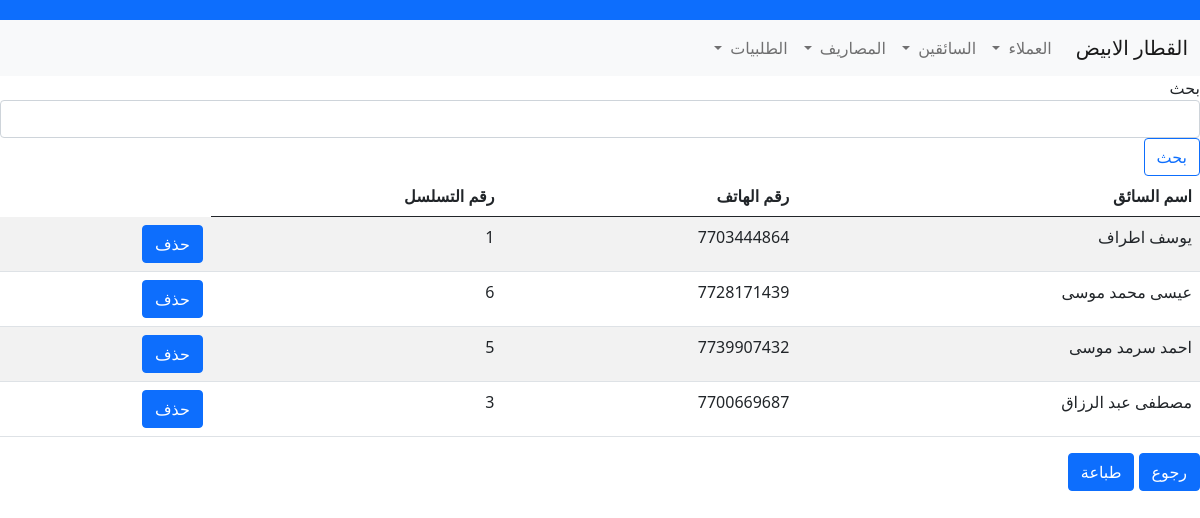
The app's page /driver with its own data.
### models.py (models this page shows, shortened)
class Driver(db.Model):
    __tablename__ = "Driver"
    id = Column(Integer, primary_key=True)
    name = Column(String)
    phone = Column(Integer)
    card_no = Column(Integer)
    order = db.relationship('Orders', backref=db.backref('driver', uselist=False), lazy='dynamic')

### app.py (the view)
@app.route('/driver', methods=['GET'])
def driver():
    query = Driver.query.all()
    form = Search()
    return render_template('driver.html', query=query, form=form)

### forms.py
class Search(FlaskForm):
    search = StringField('search')

### templates/driver.html (shortened to what this page needs)
{% extends "base.html" %}
{% block content %}
<nav class="navbar navbar-expand-lg navbar-light bg-light">
  <div class="container-fluid">
    <a class="navbar-brand" href="/main">القطار الابيض</a>
    <div class="collapse navbar-collapse" id="navbarSupportedContent">
      <ul class="navbar-nav me-auto mb-2 mb-lg-0">
        <li class="nav-item dropdown">
          <a class="nav-link dropdown-toggle" href="#" id="navbarDropdown" role="button" data-bs-toggle="dropdown" aria-expanded="false">
            العملاء
          </a>
        </li>
        <li class="nav-item dropdown">
          <a class="nav-link dropdown-toggle" href="#" id="navbarDropdown" role="button" data-bs-toggle="dropdown" aria-expanded="false">
            السائقين
          </a>
        </li>
        <li class="nav-item dropdown">
          <a class="nav-link dropdown-toggle" href="#" id="navbarDropdown" role="button" data-bs-toggle="dropdown" aria-expanded="false">
            المصاريف
          </a>
        </li>
        <li class="nav-item dropdown">
          <a class="nav-link dropdown-toggle" href="#" id="navbarDropdown" role="button" data-bs-toggle="dropdown" aria-expanded="false">
            الطلبيات
          </a>
        </li>
      </ul>
    </div>
  </div>
</nav>
<form method="post" class="form">
<div class="form-group">
            <label name="query" >بحث</label>
              {{ form.search(class_ = 'form-control', autofocus = true) }}
    </div>
  <input type="submit" value="بحث" class="btn btn-outline-primary">
</form>
  <table id="data" class="table table-striped">
    <thead>
      <tr>
        <th>اسم السائق</th>
        <th>رقم الهاتف</th>
        <th>رقم التسلسل</th>
      </tr>
    </thead>
    <tbody>
      {% for record in query %}
        <tr>
          <td>{{ record.name }}</td>
          <td>{{ record.phone }}</td>
          <td>{{ record.card_no }}</td>
          <td> <form method="post" action="/delete-driver">
              <button type="submit" class="btn btn-primary">حذف</button>
          </form>
          </td>
        </tr>
      {% endfor %}
    </tbody>
  </table>
<a href="/main" class="btn btn-primary">رجوع</a>
    <button class="btn btn-primary" onclick="display()">طباعة</button>
{% endblock %}

### records on screen
Driver: name "يوسف اطراف", phone "7703444864", card_no "1"
Driver: name "عيسى محمد موسى", phone "7728171439", card_no "6"
Driver: name "احمد سرمد موسى", phone "7739907432", card_no "5"
Driver: name "مصطفى عبد الرزاق", phone "7700669687", card_no "3"
